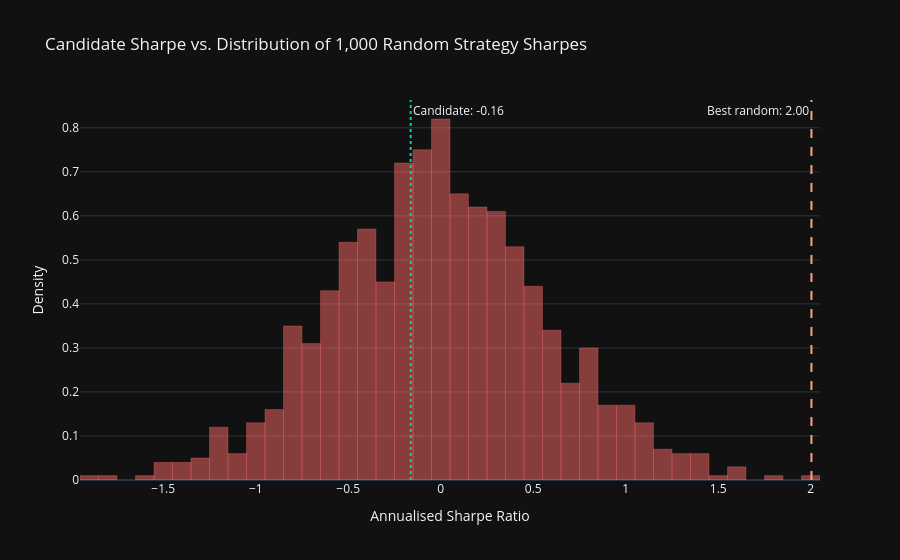

The cell this chart's notebook holds for it:
### Code cell
# ── Distribution of pool Sharpe ratios vs. candidate ─────────────────────────
fig = go.Figure()

fig.add_trace(go.Histogram(
    x=wrc['pool_sharpes'],
    nbinsx=60,
    histnorm='probability density',
    name='Random pool Sharpe dist.',
    marker_color='rgba(255,107,107,0.5)',
    marker_line=dict(color='#ff6b6b', width=0.3)
))

fig.add_vline(
    x=wrc['candidate_sharpe'],
    line_color='#00d4aa', line_width=2, line_dash='dot',
    annotation_text=f"Candidate: {wrc['candidate_sharpe']:.2f}",
    annotation_position='top right'
)

# Mark best random strategy
fig.add_vline(
    x=wrc['best_pool_sharpe'],
    line_color='lightsalmon', line_width=2, line_dash='dash',
    annotation_text=f"Best random: {wrc['best_pool_sharpe']:.2f}",
    annotation_position='top left'
)

fig.update_layout(
    title='Candidate Sharpe vs. Distribution of 1,000 Random Strategy Sharpes',
    xaxis_title='Annualised Sharpe Ratio',
    yaxis_title='Density',
    template='plotly_dark',
    showlegend=False
)
fig.show()

### Figure 1 — Plotly figure (JSON) as saved in the notebook; plotly's stock layout.template omitted (floating-point values rounded to 4 significant figures; data arrays with more than 128 entries replaced by an {"elided": "..."} marker saying what was removed)
{"data": [{"histnorm": "probability density", "marker": {"color": "rgba(255,107,107,0.5)", "line": {"color": "#ff6b6b", "width": 0.3}}, "name": "Random pool Sharpe dist.", "nbinsx": 60, "type": "histogram", "x": {"elided": "1000 float values"}}], "layout": {"annotations": [{"showarrow": false, "text": "Candidate: -0.16", "x": -0.1626, "xanchor": "left", "xref": "x", "y": 1, "yanchor": "top", "yref": "y domain"}, {"showarrow": false, "text": "Best random: 2.00", "x": 2.004, "xanchor": "right", "xref": "x", "y": 1, "yanchor": "top", "yref": "y domain"}], "shapes": [{"line": {"color": "#00d4aa", "dash": "dot", "width": 2}, "type": "line", "x0": -0.1626, "x1": -0.1626, "xref": "x", "y0": 0, "y1": 1, "yref": "y domain"}, {"line": {"color": "lightsalmon", "dash": "dash", "width": 2}, "type": "line", "x0": 2.004, "x1": 2.004, "xref": "x", "y0": 0, "y1": 1, "yref": "y domain"}], "showlegend": false, "title": {"text": "Candidate Sharpe vs. Distribution of 1,000 Random Strategy Sharpes"}, "xaxis": {"title": {"text": "Annualised Sharpe Ratio"}}, "yaxis": {"title": {"text": "Density"}}}}
